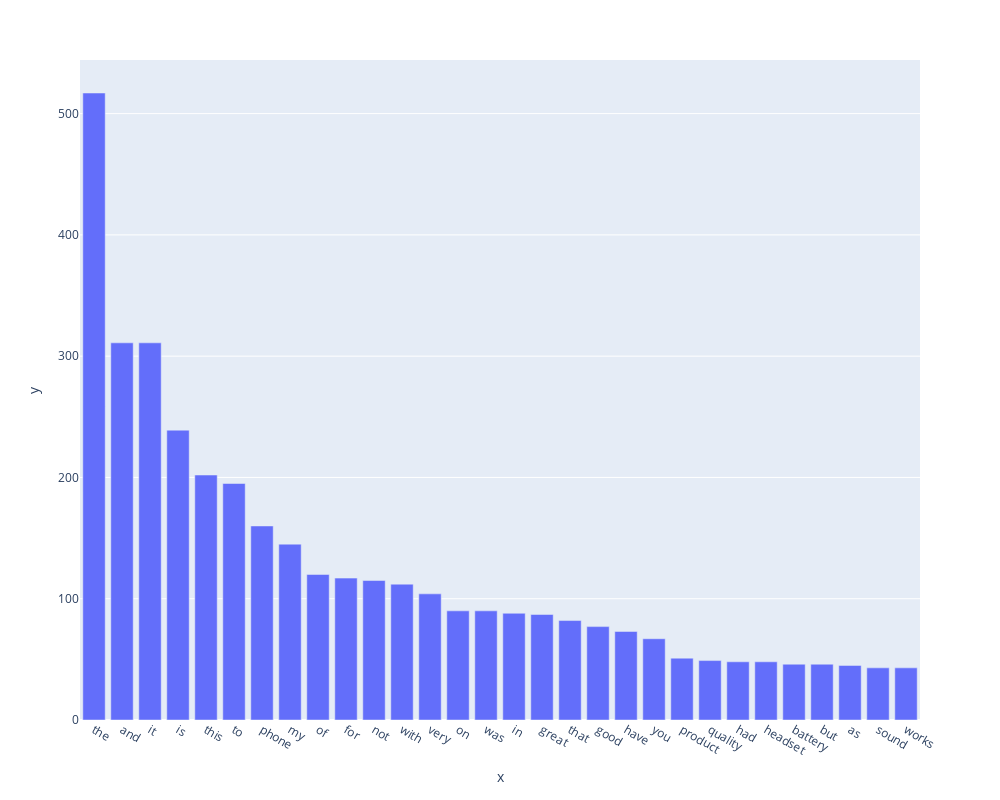

Source (notebook cell):
### Markdown cell above
## ＊Exercise 15 ##

### Code cell
# sort all term_frequencies and select front 300 datas
data = term_frequencies[:].tolist()
data_indexes = sorted(range(len(data)), key=lambda k: data[k], reverse=True)[:30]

fig = px.bar(x = count_vect.get_feature_names_out()[data_indexes],
             y = term_frequencies[data_indexes],
             width = 1000,
             height = 800)

fig.show()

### Figure 1 — Plotly figure (JSON) as saved in the notebook; plotly's stock layout.template omitted (floating-point values rounded to 4 significant figures)
{"data": [{"alignmentgroup": "True", "hovertemplate": "x=%{x}<br>y=%{y}<extra></extra>", "legendgroup": "", "marker": {"color": "#636efa", "pattern": {"shape": ""}}, "name": "", "offsetgroup": "", "orientation": "v", "showlegend": false, "textposition": "auto", "type": "bar", "x": ["the", "and", "it", "is", "this", "to", "phone", "my", "of", "for", "not", "with", "very", "on", "was", "in", "great", "that", "good", "have", "you", "product", "quality", "had", "headset", "battery", "but", "as", "sound", "works"], "xaxis": "x", "y": [517, 311, 311, 239, 202, 195, 160, 145, 120, 117, 115, 112, 104, 90, 90, 88, 87, 82, 77, 73, 67, 51, 49, 48, 48, 46, 46, 45, 43, 43], "yaxis": "y"}], "layout": {"barmode": "relative", "height": 800, "legend": {"tracegroupgap": 0}, "margin": {"t": 60}, "width": 1000, "xaxis": {"anchor": "y", "domain": [0, 1], "title": {"text": "x"}}, "yaxis": {"anchor": "x", "domain": [0, 1], "title": {"text": "y"}}}}
